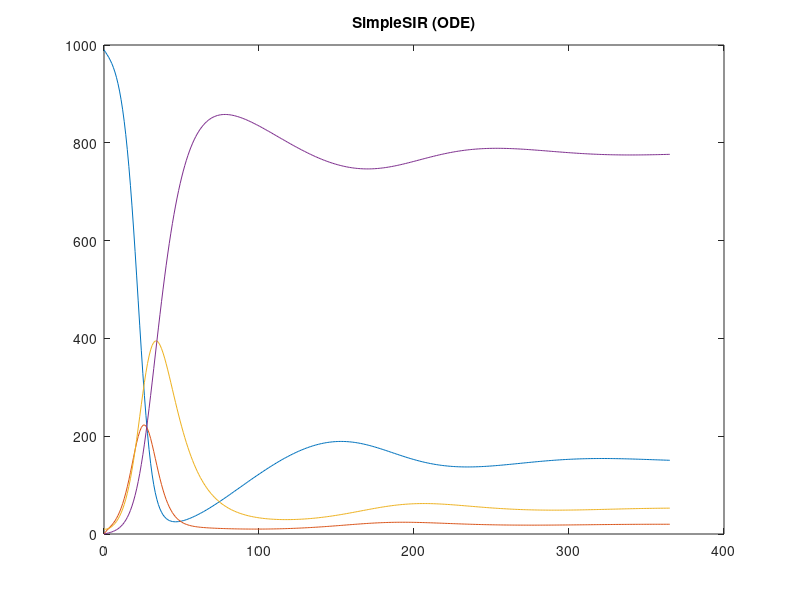

Write the MATLAB code that produced this figure.
function [t, p] = simple_sir()
    figure;

    duration = 365;
    samples  = 365;
    
    [ t, p ] = ode45(@pdot, linspace(0,duration,samples), InitialPopulation());
    plot(t, p); title('SimpleSIR (ODE)');
    
    % Write results to CSV file
    fid = fopen('simple-sir_baseline.csv', 'w');
    try
        [rows cols] = size(p); %#ok<NASGU>
        fprintf(fid, 'S{0}');
        for i = 1:rows
            fprintf(fid, ',%f', p(i,1));
        end
        fprintf(fid, '\n');
        fprintf(fid, 'E{0}');
        for i = 1:rows
            fprintf(fid, ',%f', p(i, 2));
        end
        fprintf(fid, '\n');
        fprintf(fid, 'I{0}');
        for i = 1:rows
            fprintf(fid, ',%f', p(i, 3));
        end
        fprintf(fid, '\n');
        fprintf(fid, 'R{0}');
        for i = 1:rows
            fprintf(fid, ',%f', p(i, 4));
        end
        fprintf(fid, '\n');
    catch %#ok<CTCH>
    end
    fclose(fid);
end

% S = 990;
% E = 0;
% I = 10;
% R = 0;
% 
% ki = 0.0005;
% kl = 0.2;
% kr = 0.075;
% kw = 0.005;
% 
% exposure,S+I->E+I,ki;
% infection,E->I,kl;
% recovery,I->R,kr;
% waning,R->S,kw;

function pop = InitialPopulation()
    pop = [990 0 10 0];
end

function dp = pdot(~, p)
    dp = zeros(4,1);
    ki = 0.0005;
    kl = 0.2;
    kr = 0.075;
    kw = 0.005;
    exposed    = ki * p(1) * p(3);
    infectious = kl * p(2);
    recovered  = kr * p(3);
    waning     = kw * p(4);
    dp(1) = waning     - exposed;
    dp(2) = exposed    - infectious;
    dp(3) = infectious - recovered;
    dp(4) = recovered  - waning;
end
